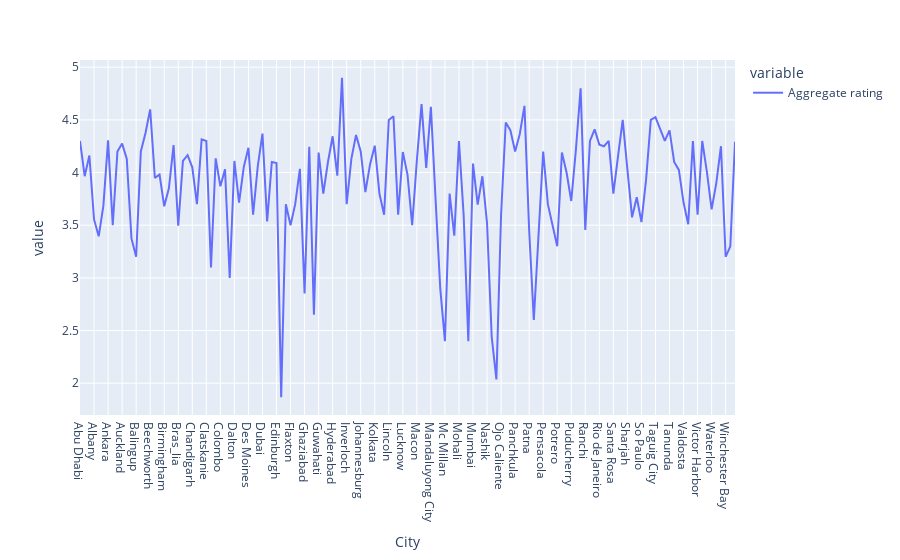

Source (notebook cell):
### Code cell
px.line(city_wise_mean_rating)

### Figure 1 — Plotly figure (JSON) as saved in the notebook; plotly's stock layout.template omitted (floating-point values rounded to 4 significant figures; data arrays with more than 128 entries replaced by an {"elided": "..."} marker saying what was removed)
{"data": [{"hovertemplate": "variable=Aggregate rating<br>City=%{x}<br>value=%{y}<extra></extra>", "legendgroup": "Aggregate rating", "line": {"color": "#636efa", "dash": "solid"}, "marker": {"symbol": "circle"}, "mode": "lines", "name": "Aggregate rating", "orientation": "v", "showlegend": true, "type": "scatter", "x": {"elided": "141 str values"}, "xaxis": "x", "y": {"elided": "141 float values"}, "yaxis": "y"}], "layout": {"legend": {"title": {"text": "variable"}, "tracegroupgap": 0}, "margin": {"t": 60}, "xaxis": {"anchor": "y", "domain": [0, 1], "title": {"text": "City"}}, "yaxis": {"anchor": "x", "domain": [0, 1], "title": {"text": "value"}}}}
